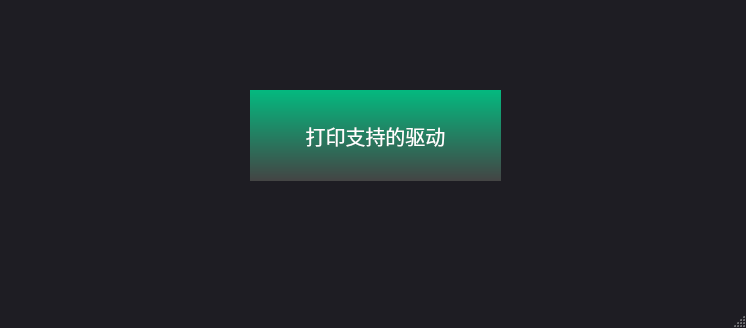
<?xml version="1.0" encoding="UTF-8"?>
<ui version="4.0">
 <class>MainWindow</class>
 <widget class="QMainWindow" name="MainWindow">
  <property name="geometry">
   <rect>
    <x>0</x>
    <y>0</y>
    <width>746</width>
    <height>328</height>
   </rect>
  </property>
  <property name="windowTitle">
   <string>MainWindow</string>
  </property>
  <property name="styleSheet">
   <string notr="true">QMainWindow {
	background-color:#1e1d23;
}
QDialog {
	background-color:#1e1d23;
}
QColorDialog {
	background-color:#1e1d23;
}
QTextEdit {
	background-color:#1e1d23;
	color: #a9b7c6;
}
QPlainTextEdit {
	selection-background-color:#007b50;
	background-color:#1e1d23;
	border-style: solid;
	border-top-color: transparent;
	border-right-color: transparent;
	border-left-color: transparent;
	border-bottom-color: transparent;
	border-width: 1px;
	color: #a9b7c6;
}
QPushButton{
	border-style: solid;
	border-top-color: transparent;
	border-right-color: transparent;
	border-left-color: transparent;
	border-bottom-color: transparent;
	border-width: 1px;
	border-style: solid;
	color: #FFFFFF;
	padding: 2px;
	background-color:qlineargradient(spread:pad,x1:0,y1:0,x2:0,y2:1,stop:0 #04b97f,stop:1 #444444);
    font-family: &quot;Microsoft YaHei&quot;; 
    font-size:20px;
}

QPushButton:hover{
	border-style: solid;
	border-top-color: transparent;
	border-right-color: transparent;
	border-left-color: transparent;
	border-bottom-color: #37efba;
	border-bottom-width: 2px;
	border-style: solid;
	color: #FFFFFF;
	padding-bottom: 2px;
	background-color: #1e1d23;
}
QPushButton:pressed{
	border-style: solid;
	border-top-color: transparent;
	border-right-color: transparent;
	border-left-color: transparent;
	border-bottom-color: #37efba;
	border-bottom-width: 2px;
	border-style: solid;
	color: #37efba;
	padding-bottom: 1px;
	background-color: #1e1d23;
}
QPushButton:disabled{
	border-style: solid;
	border-top-color: transparent;
	border-right-color: transparent;
	border-left-color: transparent;
	border-bottom-color: #808086;
	border-bottom-width: 2px;
	border-style: solid;
	color: #808086;
	padding-bottom: 1px;
	background-color: #1e1d23;
}
QToolButton {
	border-style: solid;
	border-top-color: transparent;
	border-right-color: transparent;
	border-left-color: transparent;
	border-bottom-color: #04b97f;
	border-bottom-width: 1px;
	border-style: solid;
	color: #a9b7c6;
	padding: 2px;
	background-color: #1e1d23;
}
QToolButton:hover{
	border-style: solid;
	border-top-color: transparent;
	border-right-color: transparent;
	border-left-color: transparent;
	border-bottom-color: #37efba;
	border-bottom-width: 2px;
	border-style: solid;
	color: #FFFFFF;
	padding-bottom: 1px;
	background-color: #1e1d23;
}

QLineEdit {
	border-width: 1px; border-radius: 4px;
	border-color: rgb(58, 58, 58);
	border-style: inset;
	padding: 0 8px;
	color: #a9b7c6;
	background:#1e1d23;
	selection-background-color:#007b50;
	selection-color: #FFFFFF;
}
QLabel {
	color: #a9b7c6;
}
QLCDNumber {
	color: #37e6b4;
}
QProgressBar {
	text-align: center;
	color: rgb(240, 240, 240);
	border-width: 1px; 
	border-radius: 10px;
	border-color: rgb(58, 58, 58);
	border-style: inset;
	background-color:#1e1d23;
}
QProgressBar::chunk {
	background-color: #04b97f;
	border-radius: 5px;
}
QMenuBar {
	background-color: #1e1d23;
}
QMenuBar::item {
	color: #a9b7c6;
  	spacing: 3px;
  	padding: 1px 4px;
  	background: #1e1d23;
}

QMenuBar::item:selected {
  	background:#1e1d23;
	color: #FFFFFF;
}
QMenu::item:selected {
	border-style: solid;
	border-top-color: transparent;
	border-right-color: transparent;
	border-left-color: #04b97f;
	border-bottom-color: transparent;
	border-left-width: 2px;
	color: #FFFFFF;
	padding-left:15px;
	padding-top:4px;
	padding-bottom:4px;
	padding-right:7px;
	background-color: #1e1d23;
}
QMenu::item {
	border-style: solid;
	border-top-color: transparent;
	border-right-color: transparent;
	border-left-color: transparent;
	border-bottom-color: transparent;
	border-bottom-width: 1px;
	border-style: solid;
	color: #a9b7c6;
	padding-left:17px;
	padding-top:4px;
	padding-bottom:4px;
	padding-right:7px;
	background-color: #1e1d23;
}
QMenu{
	background-color:#1e1d23;
}
QTabWidget {
	color:rgb(0,0,0);
	background-color:#1e1d23;
}
QTabWidget::pane {
		border-color: rgb(77,77,77);
		background-color:#1e1d23;
		border-style: solid;
		border-width: 1px;
    	border-radius: 6px;
}
QTabBar::tab {
	border-style: solid;
	border-top-color: transparent;
	border-right-color: transparent;
	border-left-color: transparent;
	border-bottom-color: transparent;
	border-bottom-width: 1px;
	border-style: solid;
	color: #808086;
	padding: 3px;
	margin-left:3px;
	background-color: #1e1d23;
}
QTabBar::tab:selected, QTabBar::tab:last:selected, QTabBar::tab:hover {
  	border-style: solid;
	border-top-color: transparent;
	border-right-color: transparent;
	border-left-color: transparent;
	border-bottom-color: #04b97f;
	border-bottom-width: 2px;
	border-style: solid;
	color: #FFFFFF;
	padding-left: 3px;
	padding-bottom: 2px;
	margin-left:3px;
	background-color: #1e1d23;
}

QCheckBox {
	color: #a9b7c6;
	padding: 2px;
}
QCheckBox:disabled {
	color: #808086;
	padding: 2px;
}

QCheckBox:hover {
	border-radius:4px;
	border-style:solid;
	padding-left: 1px;
	padding-right: 1px;
	padding-bottom: 1px;
	padding-top: 1px;
	border-width:1px;
	border-color: rgb(87, 97, 106);
	background-color:#1e1d23;
}
QCheckBox::indicator:checked {

	height: 10px;
	width: 10px;
	border-style:solid;
	border-width: 1px;
	border-color: #04b97f;
	color: #a9b7c6;
	background-color: #04b97f;
}
QCheckBox::indicator:unchecked {

	height: 10px;
	width: 10px;
	border-style:solid;
	border-width: 1px;
	border-color: #04b97f;
	color: #a9b7c6;
	background-color: transparent;
}
QRadioButton {
	color: #a9b7c6;
	background-color: #1e1d23;
	padding: 1px;
}
QRadioButton::indicator:checked {
	height: 10px;
	width: 10px;
	border-style:solid;
	border-radius:5px;
	border-width: 1px;
	border-color: #04b97f;
	color: #a9b7c6;
	background-color: #04b97f;
}
QRadioButton::indicator:!checked {
	height: 10px;
	width: 10px;
	border-style:solid;
	border-radius:5px;
	border-width: 1px;
	border-color: #04b97f;
	color: #a9b7c6;
	background-color: transparent;
}
QStatusBar {
	color:#027f7f;
}
QSpinBox {
	color: #a9b7c6;	
	background-color: #1e1d23;
}
QDoubleSpinBox {
	color: #a9b7c6;	
	background-color: #1e1d23;
}
QTimeEdit {
	color: #a9b7c6;	
	background-color: #1e1d23;
}
QDateTimeEdit {
	color: #a9b7c6;	
	background-color: #1e1d23;
}
QDateEdit {
	color: #a9b7c6;	
	background-color: #1e1d23;
}
QComboBox {
	color: #a9b7c6;	
	background: #1e1d23;
}
QComboBox:editable {
	background: #1e1d23;
	color: #a9b7c6;
	selection-background-color: #1e1d23;
}
QComboBox QAbstractItemView {
	color: #a9b7c6;	
	background: #1e1d23;
	selection-color: #FFFFFF;
	selection-background-color: #1e1d23;
}
QComboBox:!editable:on, QComboBox::drop-down:editable:on {
	color: #a9b7c6;	
	background: #1e1d23;
}
QFontComboBox {
	color: #a9b7c6;	
	background-color: #1e1d23;
}
QToolBox {
	color: #a9b7c6;
	background-color: #1e1d23;
}
QToolBox::tab {
	color: #a9b7c6;
	background-color: #1e1d23;
}
QToolBox::tab:selected {
	color: #FFFFFF;
	background-color: #1e1d23;
}
QScrollArea {
	color: #FFFFFF;
	background-color: #1e1d23;
}
QSlider::groove:horizontal {
	height: 5px;
	background: #04b97f;
}
QSlider::groove:vertical {
	width: 5px;
	background: #04b97f;
}
QSlider::handle:horizontal {
	background: qlineargradient(x1:0, y1:0, x2:1, y2:1, stop:0 #b4b4b4, stop:1 #8f8f8f);
	border: 1px solid #5c5c5c;
	width: 14px;
	margin: -5px 0;
	border-radius: 7px;
}
QSlider::handle:vertical {
	background: qlineargradient(x1:1, y1:1, x2:0, y2:0, stop:0 #b4b4b4, stop:1 #8f8f8f);
	border: 1px solid #5c5c5c;
	height: 14px;
	margin: 0 -5px;
	border-radius: 7px;
}
QSlider::add-page:horizontal {
    background: white;
}
QSlider::add-page:vertical {
    background: white;
}
QSlider::sub-page:horizontal {
    background: #04b97f;
}
QSlider::sub-page:vertical {
    background: #04b97f;
}



QTableWidget{
color:#DCDCDC;
background:#444444;
border:1px solid #242424;
alternate-background-color:#525252;/*交错颜色*/
gridline-color:#242424;
 font-family: &quot;Microsoft YaHei&quot;; 
 font-size:16px;
}

/*选中item*/
QTableWidget::item:selected{
color:#DCDCDC;
background:qlineargradient(spread:pad,x1:0,y1:0,x2:0,y2:1,stop:0 #484848,stop:1 #383838);
}

/*
悬浮item*/
QTableWidget::item:hover{
background:#5B5B5B;
}
/*表头*/
QHeaderView::section{
text-align:center;
background:qlineargradient(spread:pad,x1:0,y1:0,x2:0,y2:1,stop:0 #04b97f,stop:1 #444444); 
padding:3px;
margin:0px;
color:#DCDCDC;
border:1px solid #242424;
border-left-width:0;
 font-family: &quot;Microsoft YaHei&quot;; 
 font-size:16px;
font-weight:bold;
}



/*表右侧的滑条*/
QScrollBar:vertical{
background:#5E5E5E;
padding:0px;
border-radius:6px;
max-width:12px;
}

/*滑块*/
QScrollBar::handle:vertical{
background:qlineargradient(spread:pad,x1:0,y1:0,x2:0,y2:1,stop:0 #04b97f,stop:1 #1e1d23);
border-radius:6px;
} 
 
/*
滑块悬浮，按下*/
QScrollBar::handle:hover:vertical,QScrollBar::handle:pressed:vertical{
background:#A7A7A7;
}
/*
滑块已经划过的区域*/
QScrollBar::sub-page:vertical{
background:444444;
}

/*
滑块还没有划过的区域*/
QScrollBar::add-page:vertical{
background:5B5B5B;
}

/*页面下移的按钮*/
QScrollBar::add-line:vertical{
background:none;
}
/*页面上移的按钮*/
QScrollBar::sub-line:vertical{
background:none;
} 




 

</string>
  </property>
  <widget class="QWidget" name="centralwidget">
   <widget class="QPushButton" name="pushButtonPrint">
    <property name="geometry">
     <rect>
      <x>250</x>
      <y>90</y>
      <width>251</width>
      <height>91</height>
     </rect>
    </property>
    <property name="text">
     <string>打印支持的驱动</string>
    </property>
   </widget>
  </widget>
  <widget class="QMenuBar" name="menubar">
   <property name="geometry">
    <rect>
     <x>0</x>
     <y>0</y>
     <width>746</width>
     <height>23</height>
    </rect>
   </property>
  </widget>
  <widget class="QStatusBar" name="statusbar"/>
 </widget>
 <resources/>
 <connections/>
</ui>
